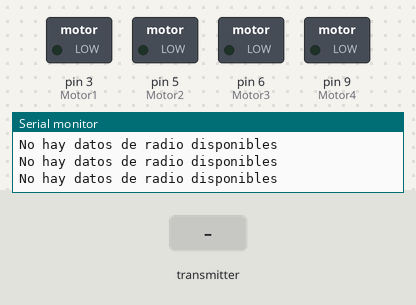
A sketch run on a simulated Arduino Uno, built with avr-gcc and run on an emulated ATmega328P. Shown: switched loads named in the sketch (green lamp = pin HIGH), the last lines printed to the serial monitor. The inputs (shaded band) are chosen by the test bench. No radio packets arrive unless stated.

Above: at 1.2 s.
1.3 s: the transmitter starts sending datos.0 = 256
At 2.4 s:
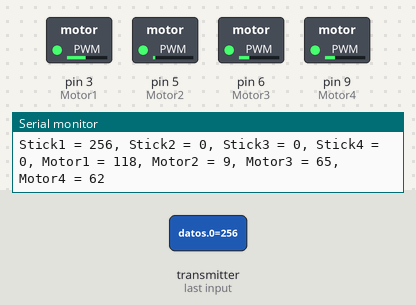
2.9 s: the transmitter starts sending datos.2 = 256
At 4.1 s:
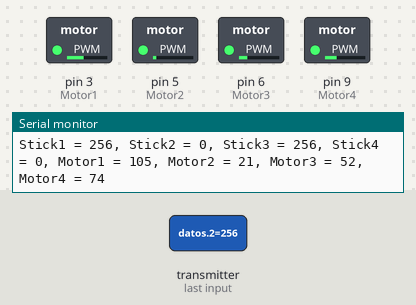
4.6 s: the transmitter starts sending datos.3 = 1023
At 5.4 s:
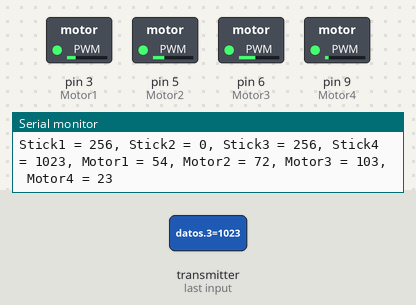
6.3 s: the transmitter starts sending datos.0 = 512
At 7.5 s:
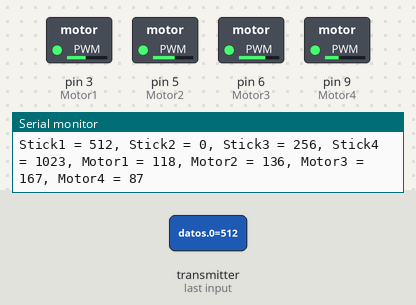
8.0 s: the transmitter starts sending datos.2 = 0
At 9.2 s:
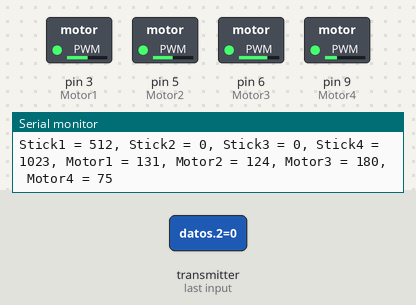
9.5 s: the transmitter starts sending datos.0 = 1023
At 10.2 s:
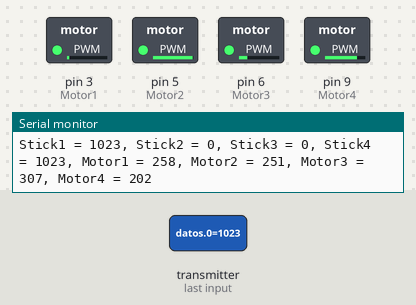
Timing chart, 0 to 12.2 s (numbered marks = the images above; inputs shaded):
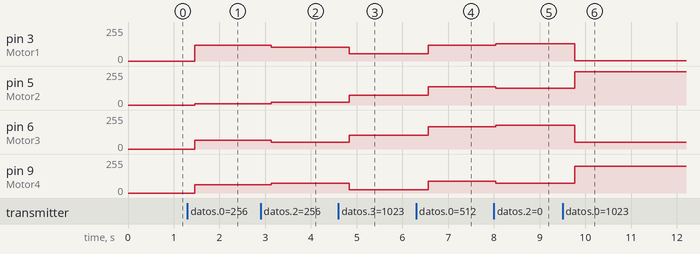

Measured:
- after the input at 1.3 s, pin 3 (Motor1): 0/255 → 118/255 after 0.16 s; pin 5 (Motor2): 0/255 → 9/255 after 0.16 s; pin 6 (Motor3): 0/255 → 65/255 after 0.16 s; pin 9 (Motor4): 0/255 → 62/255 after 0.16 s
- after the input at 2.9 s, pin 3 (Motor1): 118/255 → 105/255 after 0.24 s; pin 5 (Motor2): 9/255 → 21/255 after 0.24 s; pin 6 (Motor3): 65/255 → 52/255 after 0.24 s; pin 9 (Motor4): 62/255 → 74/255 after 0.24 s
- after the input at 4.6 s, pin 3 (Motor1): 105/255 → 54/255 after 0.24 s; pin 5 (Motor2): 21/255 → 72/255 after 0.24 s; pin 6 (Motor3): 52/255 → 103/255 after 0.24 s; pin 9 (Motor4): 74/255 → 23/255 after 0.24 s
- after the input at 6.3 s, pin 3 (Motor1): 54/255 → 118/255 after 0.26 s; pin 5 (Motor2): 72/255 → 136/255 after 0.26 s; pin 6 (Motor3): 103/255 → 167/255 after 0.26 s; pin 9 (Motor4): 23/255 → 87/255 after 0.26 s
- after the input at 8.0 s, pin 3 (Motor1): 118/255 → 131/255 after 0.05 s; pin 5 (Motor2): 136/255 → 124/255 after 0.05 s; pin 6 (Motor3): 167/255 → 180/255 after 0.05 s; pin 9 (Motor4): 87/255 → 75/255 after 0.05 s
- after the input at 9.5 s, pin 3 (Motor1): 131/255 → 2/255 after 0.27 s; pin 5 (Motor2): 124/255 → 251/255 after 0.27 s; pin 6 (Motor3): 180/255 → 51/255 after 0.27 s; pin 9 (Motor4): 75/255 → 202/255 after 0.27 s

The sketch:

receptor_arduino.ino
```cpp
/*
UVIDrone: Julio 2018

Configuracion del Drone:

cw    ccw
(3)   (1)
  \   /
   \ /
   ( )
   / \
  /   \
(2)   (4)
ccw    cw
*/

// receptor

#include <SPI.h>
#include <nRF24L01.h>
#include <RF24.h>

//Declaremos los pines CE y el CSN
#define CE_PIN 8
#define CSN_PIN 10

#define Motor1 3
#define Motor2 5
#define Motor3 6
#define Motor4 9

//Definimos los centros de los sticks
int o_Stick1 = 522;
int o_Stick2 = 468;
int o_Stick3 = 563;
int o_Stick4 = 539;


//Variable con la dirección del canal que se va a leer
byte direccion[5] ={'c','a','n','a','l'};

//creamos el objeto radio (NRF24L01)
RF24 radio(CE_PIN, CSN_PIN);

//vector para los datos recibidos
int datos[4];
int val_min=20;   // Defino el valor minimo de funcionamiento de los motores
// Definimos las ganancias de cada stick
float w1 = 1;
float w2 = 0.2;
float w3 = 0.2;
float w4 = 0.2;

int mot1,mot2,mot3,mot4;

void setup()
{
 //inicializamos el NRF24L01
  radio.begin();
  //inicializamos el puerto serie
  Serial.begin(9600);

  //Abrimos el canal de Lectura
  radio.openReadingPipe(1, direccion);

  //empezamos a escuchar por el canal
  radio.startListening();

  //Defino los pines de los motores como Salidas
  pinMode(Motor1,OUTPUT);
  pinMode(Motor2,OUTPUT);
  pinMode(Motor3,OUTPUT);
  pinMode(Motor4,OUTPUT);

}

void loop() {
 uint8_t numero_canal;
 //if ( radio.available(&numero_canal) )
 if ( radio.available() )
 {
     //Leemos los datos y los guardamos en la variable datos[]
     radio.read(datos,sizeof(datos));

     //reportamos por el puerto serial los datos recibidos
     Serial.print("Stick1 = " );
     Serial.print(datos[0]);
     Serial.print(", Stick2 = " );
     Serial.print(datos[1]);
     Serial.print(", Stick3 = ");
     Serial.print(datos[2]);
     Serial.print(", Stick4 = ");
     Serial.print(datos[3]);


     // Stick1
     mot1 = (datos[0] / 4) * w1;
     mot2 = (datos[0] / 4) * w1;
     mot3 = (datos[0] / 4) * w1;
     mot4 = (datos[0] / 4) * w1;

     // Stick2
//     mot1 = mot1 - w2 * ((datos[1] - o_Stick2) / 4);
//     mot2 = mot2 - w2 * ((datos[1] - o_Stick2) / 4);
//     mot3 = mot3 + w2 * ((datos[1] - o_Stick2) / 4);
//     mot4 = mot4 + w2 * ((datos[1] - o_Stick2) / 4);

     // Stick3
     mot1 = mot1 - w3 * ((datos[2] - o_Stick3) / 4);
     mot2 = mot2 + w3 * ((datos[2] - o_Stick3) / 4);
     mot3 = mot3 - w3 * ((datos[2] - o_Stick3) / 4);
     mot4 = mot4 + w3 * ((datos[2] - o_Stick3) / 4);

     // Stick4
     mot1 = mot1 - w4 * ((datos[3] - o_Stick4) / 4);
     mot2 = mot2 + w4 * ((datos[3] - o_Stick4) / 4);
     mot3 = mot3 + w4 * ((datos[3] - o_Stick4) / 4);
     mot4 = mot4 - w4 * ((datos[3] - o_Stick4) / 4);


     if (datos[0]<=val_min){mot1=0;mot2=0;mot3=0;mot4=0;}

     Serial.print(", Motor1 = " );
     Serial.print(mot1);
     Serial.print(", Motor2 = " );
     Serial.print(mot2);
     Serial.print(", Motor3 = " );
     Serial.print(mot3);
     Serial.print(", Motor4 = " );
     Serial.println(mot4);

 }
 else
 {
     Serial.println("No hay datos de radio disponibles");
 }

 analogWrite(Motor1,mot1);
 analogWrite(Motor2,mot2);
 analogWrite(Motor3,mot3);
 analogWrite(Motor4,mot4);

 delay(200);
}
```
